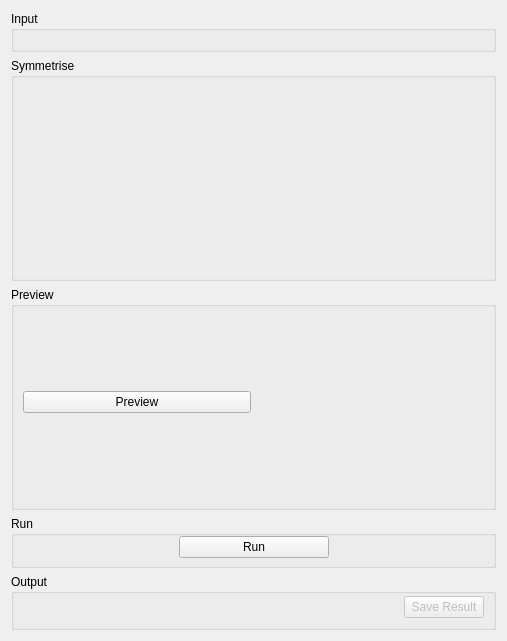
<?xml version="1.0" encoding="UTF-8"?>
<ui version="4.0">
 <class>InelasticDataManipulationSymmetriseTab</class>
 <widget class="QWidget" name="InelasticDataManipulationSymmetriseTab">
  <property name="geometry">
   <rect>
    <x>0</x>
    <y>0</y>
    <width>507</width>
    <height>623</height>
   </rect>
  </property>
  <property name="minimumSize">
   <size>
    <width>500</width>
    <height>0</height>
   </size>
  </property>
  <property name="windowTitle">
   <string>Form</string>
  </property>
  <layout class="QVBoxLayout" name="verticalLayout_151">
   <item>
    <widget class="QGroupBox" name="gbInput">
     <property name="title">
      <string>Input</string>
     </property>
     <layout class="QVBoxLayout" name="verticalLayout_21">
      <item>
       <widget class="MantidQt::MantidWidgets::DataSelector" name="dsInput" native="true">
        <property name="sizePolicy">
         <sizepolicy hsizetype="Minimum" vsizetype="Fixed">
          <horstretch>0</horstretch>
          <verstretch>0</verstretch>
         </sizepolicy>
        </property>
        <property name="showLoad" stdset="0">
         <bool>false</bool>
        </property>
        <property name="workspaceSuffixes" stdset="0">
         <string>_red</string>
        </property>
        <property name="fileBrowserSuffixes" stdset="0">
         <string>_red.nxs</string>
        </property>
       </widget>
      </item>
     </layout>
    </widget>
   </item>
   <item>
    <widget class="QGroupBox" name="gbOptions">
     <property name="title">
      <string>Symmetrise</string>
     </property>
     <layout class="QHBoxLayout" name="horizontalLayout_3">
      <property name="topMargin">
       <number>0</number>
      </property>
      <property name="bottomMargin">
       <number>0</number>
      </property>
      <item>
       <widget class="QFrame" name="frame">
        <property name="minimumSize">
         <size>
          <width>200</width>
          <height>0</height>
         </size>
        </property>
        <layout class="QGridLayout" name="gridLayout">
         <property name="leftMargin">
          <number>0</number>
         </property>
         <property name="topMargin">
          <number>0</number>
         </property>
         <property name="rightMargin">
          <number>0</number>
         </property>
         <property name="bottomMargin">
          <number>0</number>
         </property>
         <item row="0" column="0">
          <layout class="QVBoxLayout" name="properties">
           <property name="topMargin">
            <number>9</number>
           </property>
           <property name="bottomMargin">
            <number>9</number>
           </property>
          </layout>
         </item>
        </layout>
       </widget>
      </item>
      <item>
       <widget class="MantidQt::MantidWidgets::PreviewPlot" name="ppRawPlot" native="true">
        <property name="minimumSize">
         <size>
          <width>0</width>
          <height>200</height>
         </size>
        </property>
        <property name="canvasColour" stdset="0">
         <color>
          <red>255</red>
          <green>255</green>
          <blue>255</blue>
         </color>
        </property>
       </widget>
      </item>
     </layout>
    </widget>
   </item>
   <item>
    <widget class="QGroupBox" name="gbPreview">
     <property name="title">
      <string>Preview</string>
     </property>
     <layout class="QHBoxLayout" name="horizontalLayout_14">
      <property name="topMargin">
       <number>0</number>
      </property>
      <property name="bottomMargin">
       <number>0</number>
      </property>
      <item>
       <widget class="QFrame" name="frame_2">
        <property name="minimumSize">
         <size>
          <width>200</width>
          <height>0</height>
         </size>
        </property>
        <layout class="QGridLayout" name="gridLayout_2">
         <property name="leftMargin">
          <number>0</number>
         </property>
         <property name="topMargin">
          <number>0</number>
         </property>
         <property name="rightMargin">
          <number>0</number>
         </property>
         <property name="bottomMargin">
          <number>0</number>
         </property>
         <item row="0" column="0">
          <layout class="QVBoxLayout" name="loPreviewProperties">
           <item>
            <widget class="QPushButton" name="pbPreview">
             <property name="text">
              <string>Preview</string>
             </property>
            </widget>
           </item>
           <item>
            <layout class="QVBoxLayout" name="propertiesPreview">
             <property name="bottomMargin">
              <number>9</number>
             </property>
            </layout>
           </item>
          </layout>
         </item>
        </layout>
       </widget>
      </item>
      <item>
       <widget class="MantidQt::MantidWidgets::PreviewPlot" name="ppPreviewPlot" native="true">
        <property name="minimumSize">
         <size>
          <width>0</width>
          <height>200</height>
         </size>
        </property>
        <property name="canvasColour" stdset="0">
         <color>
          <red>255</red>
          <green>255</green>
          <blue>255</blue>
         </color>
        </property>
       </widget>
      </item>
     </layout>
    </widget>
   </item>
   <item>
    <widget class="QGroupBox" name="gbRun">
     <property name="title">
      <string>Run</string>
     </property>
     <layout class="QHBoxLayout" name="horizontalLayout">
      <property name="topMargin">
       <number>0</number>
      </property>
      <property name="bottomMargin">
       <number>7</number>
      </property>
      <item>
       <spacer name="horizontalSpacer">
        <property name="orientation">
         <enum>Qt::Horizontal</enum>
        </property>
        <property name="sizeHint" stdset="0">
         <size>
          <width>185</width>
          <height>20</height>
         </size>
        </property>
       </spacer>
      </item>
      <item>
       <widget class="QPushButton" name="pbRun">
        <property name="minimumSize">
         <size>
          <width>150</width>
          <height>0</height>
         </size>
        </property>
        <property name="maximumSize">
         <size>
          <width>180</width>
          <height>16777215</height>
         </size>
        </property>
        <property name="text">
         <string>Run</string>
        </property>
       </widget>
      </item>
      <item>
       <spacer name="horizontalSpacer_2">
        <property name="orientation">
         <enum>Qt::Horizontal</enum>
        </property>
        <property name="sizeHint" stdset="0">
         <size>
          <width>184</width>
          <height>20</height>
         </size>
        </property>
       </spacer>
      </item>
     </layout>
    </widget>
   </item>
   <item>
    <widget class="QGroupBox" name="gbOutput">
     <property name="minimumSize">
      <size>
       <width>0</width>
       <height>56</height>
      </size>
     </property>
     <property name="title">
      <string>Output</string>
     </property>
     <layout class="QHBoxLayout" name="horizontalLayout1">
      <property name="leftMargin">
       <number>9</number>
      </property>
      <property name="topMargin">
       <number>0</number>
      </property>
      <property name="rightMargin">
       <number>9</number>
      </property>
      <property name="bottomMargin">
       <number>7</number>
      </property>
      <item>
       <widget class="MantidQt::CustomInterfaces::IndirectPlotOptionsView" name="ipoPlotOptions" native="true"/>
      </item>
      <item>
       <spacer name="horizontalSpacer_1">
        <property name="orientation">
         <enum>Qt::Horizontal</enum>
        </property>
        <property name="sizeHint" stdset="0">
         <size>
          <width>164</width>
          <height>20</height>
         </size>
        </property>
       </spacer>
      </item>
      <item>
       <widget class="QPushButton" name="pbSave">
        <property name="enabled">
         <bool>false</bool>
        </property>
        <property name="text">
         <string>Save Result</string>
        </property>
       </widget>
      </item>
     </layout>
    </widget>
   </item>
  </layout>
 </widget>
 <customwidgets>
  <customwidget>
   <class>MantidQt::MantidWidgets::DataSelector</class>
   <extends>QWidget</extends>
   <header>MantidQtWidgets/Common/DataSelector.h</header>
  </customwidget>
  <customwidget>
   <class>MantidQt::CustomInterfaces::IndirectPlotOptionsView</class>
   <extends>QWidget</extends>
   <header>IndirectPlotOptionsView.h</header>
   <container>1</container>
  </customwidget>
  <customwidget>
   <class>MantidQt::MantidWidgets::PreviewPlot</class>
   <extends>QWidget</extends>
   <header>MantidQtWidgets/Plotting/PreviewPlot.h</header>
   <container>1</container>
  </customwidget>
 </customwidgets>
 <resources/>
 <connections/>
</ui>
